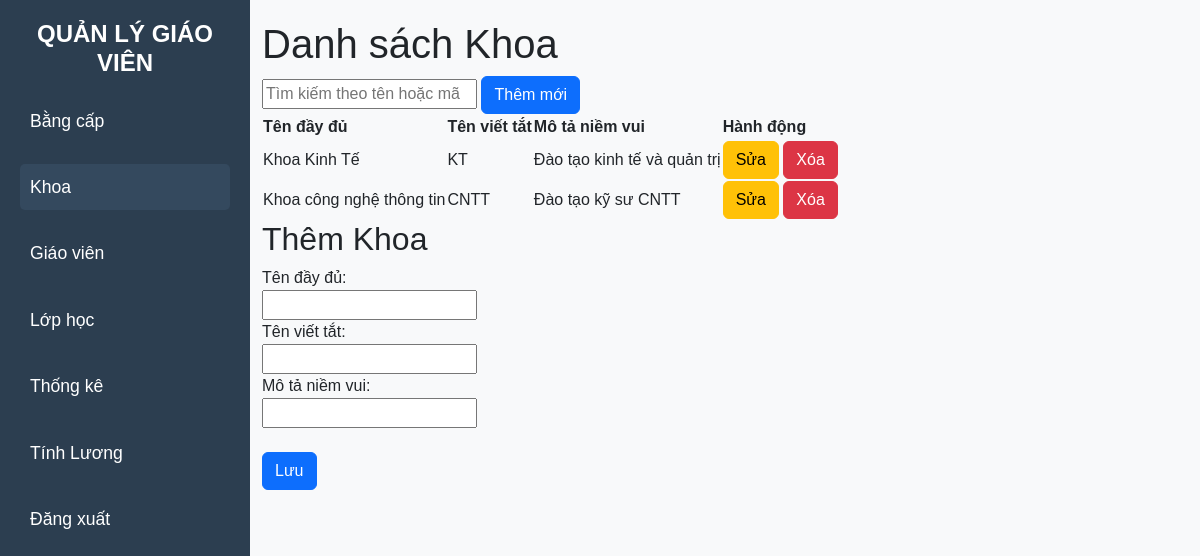
Page /faculty (signed in) on the committed database.
### src/models.py (models this page shows)
class Faculty(db.Model):
    id = db.Column(db.Integer, primary_key=True)
    name = db.Column(db.String(100), nullable=False)
    abbreviation = db.Column(db.String(10))
    description = db.Column(db.String(200))

### src/routes.py (the view, shortened to what this page needs)
    @app.route('/faculty', methods=['GET', 'POST'])
    def faculty():
        if 'user_id' not in session:
            return redirect(url_for('login'))
        faculties = Faculty.query.all()
        return render_template('faculty.html', faculties=faculties)

### src/templates/faculty.html
{% extends "base.html" %}
{% block content %}
<h1>Danh sách Khoa</h1>
<div class="search-bar">
    <input type="text" placeholder="Tìm kiếm theo tên hoặc mã">
    <button class="btn btn-primary">Thêm mới</button>
</div>
<table>
    <thead>
        <tr>
            <th>Tên đầy đủ</th>
            <th>Tên viết tắt</th>
            <th>Mô tả niềm vui</th>
            <th>Hành động</th>
        </tr>
    </thead>
    <tbody>
        {% for faculty in faculties %}
        <tr>
            <td>{{ faculty.name }}</td>
            <td>{{ faculty.abbreviation }}</td>
            <td>{{ faculty.description }}</td>
            <td>
                <a href="{{ url_for('edit_faculty', id=faculty.id) }}" class="btn btn-warning">Sửa</a>
                <a href="{{ url_for('delete_faculty', id=faculty.id) }}" class="btn btn-danger">Xóa</a>
            </td>
        </tr>
        {% endfor %}
    </tbody>
</table>
{% if edit_faculty %}
<h2>Sửa Khoa</h2>
{% else %}
<h2>Thêm Khoa</h2>
{% endif %}
<form method="POST" action="{{ url_for('faculty') if not edit_faculty else url_for('edit_faculty', id=edit_faculty.id) }}">
    <label for="name">Tên đầy đủ:</label><br>
    <input type="text" id="name" name="name" value="{{ edit_faculty.name if edit_faculty else '' }}" required><br>
    <label for="abbreviation">Tên viết tắt:</label><br>
    <input type="text" id="abbreviation" name="abbreviation" value="{{ edit_faculty.abbreviation if edit_faculty else '' }}"><br>
    <label for="description">Mô tả niềm vui:</label><br>
    <input type="text" id="description" name="description" value="{{ edit_faculty.description if edit_faculty else '' }}"><br><br>
    <button type="submit" class="btn btn-primary">Lưu</button>
</form>
{% endblock %}

### src/static/style.css (style rules this page uses)
body { background-color: #f8f9fa; margin: 0; font-family: 'Arial', sans-serif; }

### rows in the picture
Faculty: name "Khoa Kinh Tế", abbreviation "KT", description "Đào tạo kinh tế và quản trị"
Faculty: name "Khoa công nghệ thông tin", abbreviation "CNTT", description "Đào tạo kỹ sư CNTT"
